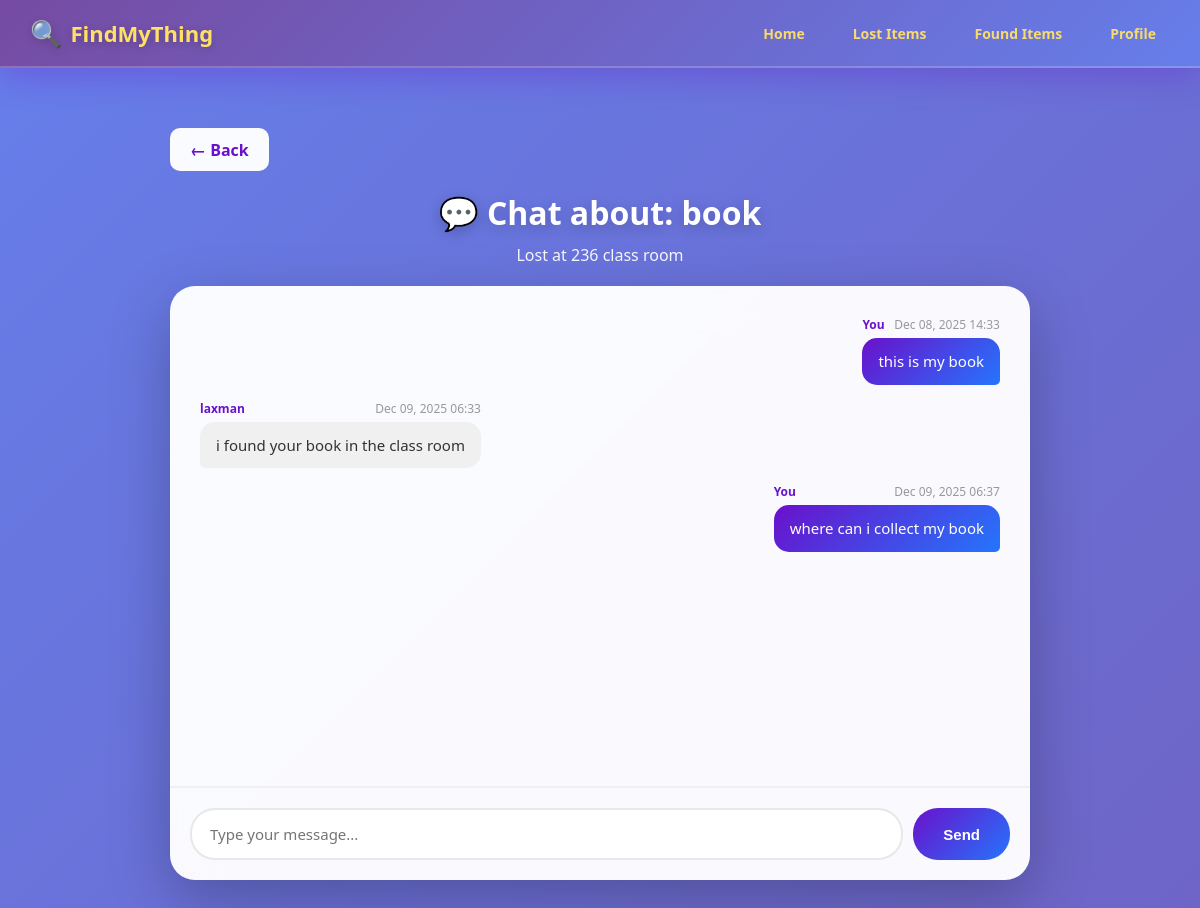
/main/chat/lost/4/ (signed in), run on the app's committed database.
### main/models.py (models this page shows)
class lostitem(models.Model):
    CATEGORY_CHOICES = [
        ('Electronics', 'Electronics'),
        ('Documents', 'Documents'),
        ('Accessories', 'Accessories'),
        ('Clothing', 'Clothing'),
        ('Others', 'Others'),
    ]
    item_name = models.CharField(max_length=200)
    category = models.CharField(max_length=50, choices=CATEGORY_CHOICES, default='Others')
    description = models.TextField(blank=True)
    lost_place = models.CharField(max_length=200)
    lost_date = models.DateField()
    owner_name = models.CharField(max_length=150)
    phone_number = models.CharField(max_length=15)
    item_image = models.ImageField(upload_to='lost_items/', blank=True, null=True)
    security_question = models.CharField(max_length=255, blank=True)
    security_answer = models.CharField(max_length=255, blank=True)
    is_verified = models.BooleanField(default=False)
    is_reunited = models.BooleanField(default=False)
    user = models.ForeignKey(User, on_delete=models.CASCADE, null=True)

class Message(models.Model):
    sender = models.ForeignKey(User, on_delete=models.CASCADE, related_name='sent_messages')
    lost_item = models.ForeignKey(lostitem, on_delete=models.CASCADE, null=True, blank=True)
    found_item = models.ForeignKey(founditem, on_delete=models.CASCADE, null=True, blank=True)
    message = models.TextField()
    timestamp = models.DateTimeField(auto_now_add=True)
    is_read = models.BooleanField(default=False)
    class Meta:
        ordering = ['timestamp']

### main/views.py (the view, shortened to what this page needs)
# urls.py: path('chat/lost/<int:item_id>/', views.chat_lost, name='chat_lost'),
@login_required(login_url='login')
def chat_lost(request, item_id):
    item = lostitem.objects.get(id=item_id)
    messages = Message.objects.filter(lost_item=item)
    return render(request, 'chat.html', {
        'item': item,
        'messages': messages,
        'item_type': 'lost'
    })

### main/templates/chat.html (shortened to what this page needs)
{% load static %}
<!DOCTYPE html>
<html lang="en">
<head>
    <link rel="stylesheet" href="{% static 'chat.css' %}">
</head>
<body>
    <nav class="navbar">
        <div class="logo">
            <span class="logo-icon">🔍</span>
            <span>FindMyThing</span>
        </div>
        <ul class="nav-links">
            <li><a href="{% url 'dashboard' %}" class="nav-link">Home</a></li>
            <li><a href="{% url 'view_lost' %}" class="nav-link">Lost Items</a></li>
            <li><a href="{% url 'view_found' %}" class="nav-link">Found Items</a></li>
            <li><a href="{% url 'profile' %}" class="nav-link">Profile</a></li>
        </ul>
    </nav>
    <div class="chat-container">
        <div class="chat-header">
            <a href="{% if item_type == 'lost' %}{% url 'lost_item_detail' item.id %}{% else %}{% url 'found_item_detail' item.id %}{% endif %}" class="btn-back">← Back</a>
            <div class="chat-title">
                <h1>💬 Chat about: {{ item.item_name }}</h1>
                <p>{% if item_type == 'lost' %}Lost at {{ item.lost_place }}{% else %}Found at {{ item.found_place }}{% endif %}</p>
            </div>
        </div>
        <div class="chat-box">
            <div class="messages-container" id="messagesContainer">
                {% if messages %}
                    {% for msg in messages %}
                    <div class="message {% if msg.sender == request.user %}sent{% else %}received{% endif %}">
                        <div class="message-header">
                            <span class="sender-name">{% if msg.sender == request.user %}You{% else %}{{ msg.sender.first_name|default:"User" }}{% endif %}</span>
                            <span class="timestamp">{{ msg.timestamp|date:"M d, Y H:i" }}</span>
                        </div>
                        <div class="message-text">{{ msg.message }}</div>
                    </div>
                    {% endfor %}
                {% else %}
                    <div class="no-messages">
                        <div class="no-msg-icon">💬</div>
                        <p>No messages yet. Start the conversation!</p>
                    </div>
                {% endif %}
            </div>
            <form method="post" class="message-form">
                <input type="text" name="message" placeholder="Type your message..." required class="message-input" autocomplete="off">
                <button type="submit" class="btn-send">Send</button>
            </form>
        </div>
    </div>
</body>
</html>

### main/static/chat.css (style rules this page uses)
* { margin: 0; padding: 0; box-sizing: border-box; }
body { font-family: "Segoe UI", "Helvetica Neue", Arial, sans-serif; background: linear-gradient(135deg, #667eea 0%, #764ba2 50%, #f093fb 100%); background-size: 400% 400%; animation: gradientShift 15s ease infinite; min-height: 100vh; }
.navbar { display: flex; justify-content: space-between; align-items: center; padding: 15px 30px; background: linear-gradient(135deg, #764ba2, #667eea); backdrop-filter: blur(20px); box-shadow: 0 8px 32px rgba(106, 17, 203, 0.3); position: sticky; top: 0; z-index: 1000; border-bottom: 2px solid rgba(255, 255, 255, 0.2); }
.logo { font-size: 22px; font-weight: 800; color: #ffe066; display: flex; align-items: center; gap: 8px; text-shadow: 0 2px 10px rgba(0, 0, 0, 0.2); }
.logo-icon { font-size: 26px; }
.nav-links { list-style: none; display: flex; gap: 20px; margin: 0; }
.nav-link { text-decoration: none; color: rgba(255, 224, 102, 0.95); font-size: 14px; font-weight: 600; padding: 8px 14px; border-radius: 8px; transition: all 0.3s ease; }
.chat-container { max-width: 900px; margin: 40px auto; padding: 20px; }
.chat-header { margin-bottom: 20px; }
.btn-back { display: inline-block; padding: 10px 20px; background: rgba(255, 255, 255, 0.97); color: #6a11cb; text-decoration: none; border-radius: 10px; font-weight: 700; margin-bottom: 20px; transition: all 0.3s ease; }
.chat-title { text-align: center; color: white; }
.chat-title h1 { font-size: 32px; font-weight: 900; margin-bottom: 10px; text-shadow: 0 4px 15px rgba(0, 0, 0, 0.2); }
.chat-title p { font-size: 16px; opacity: 0.95; }
.chat-box { background: rgba(255, 255, 255, 0.97); backdrop-filter: blur(20px); border-radius: 25px; box-shadow: 0 20px 60px rgba(0, 0, 0, 0.25); overflow: hidden; }
.messages-container { height: 500px; overflow-y: auto; padding: 30px; display: flex; flex-direction: column; gap: 15px; }
.message { max-width: 70%; animation: fadeIn 0.3s ease-out; }
.message.sent { align-self: flex-end; }
.message.received { align-self: flex-start; }
.message-header { display: flex; justify-content: space-between; margin-bottom: 5px; font-size: 12px; }
.sender-name { font-weight: 700; color: #6a11cb; }
.timestamp { color: #999; }
.message-text { padding: 12px 16px; border-radius: 15px; font-size: 15px; line-height: 1.5; word-wrap: break-word; }
.message.sent .message-text { background: linear-gradient(135deg, #6a11cb, #2575fc); color: white; border-bottom-right-radius: 5px; }
.message.received .message-text { background: #f0f0f0; color: #333; border-bottom-left-radius: 5px; }
.message-form { display: flex; gap: 10px; padding: 20px; border-top: 2px solid #f0f0f0; }
.message-input { flex: 1; padding: 14px 18px; border: 2px solid #e8e8e8; border-radius: 25px; font-size: 15px; transition: all 0.3s ease; font-family: inherit; }
.btn-send { padding: 14px 30px; background: linear-gradient(135deg, #6a11cb, #2575fc); color: white; border: none; border-radius: 25px; font-weight: 700; font-size: 15px; cursor: pointer; transition: all 0.3s ease; }

### data on the page
lostitem: item_name "book", lost_place "236 class room"
Message: shows "You", timestamp "Dec 08, 2025 14:33", message "this is my book"
Message: sender.first_name "laxman", timestamp "Dec 09, 2025 06:33", message "i found your book in the class room"
Message: shows "You", timestamp "Dec 09, 2025 06:37", message "where can i collect my book"
